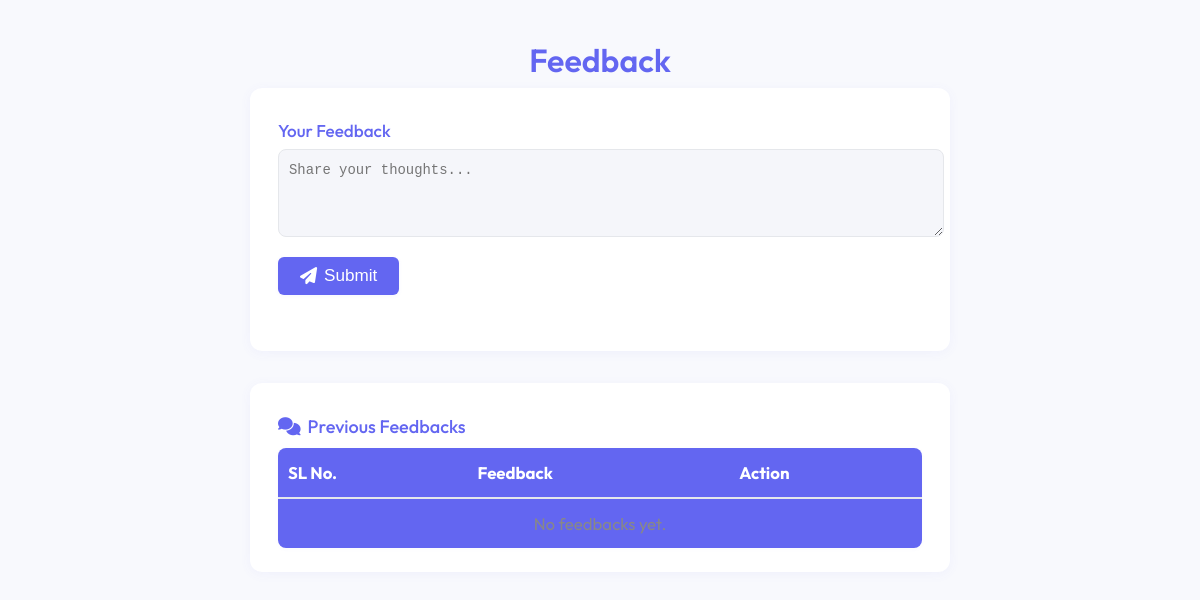
Page /User/feedback/ on the earlier database version.
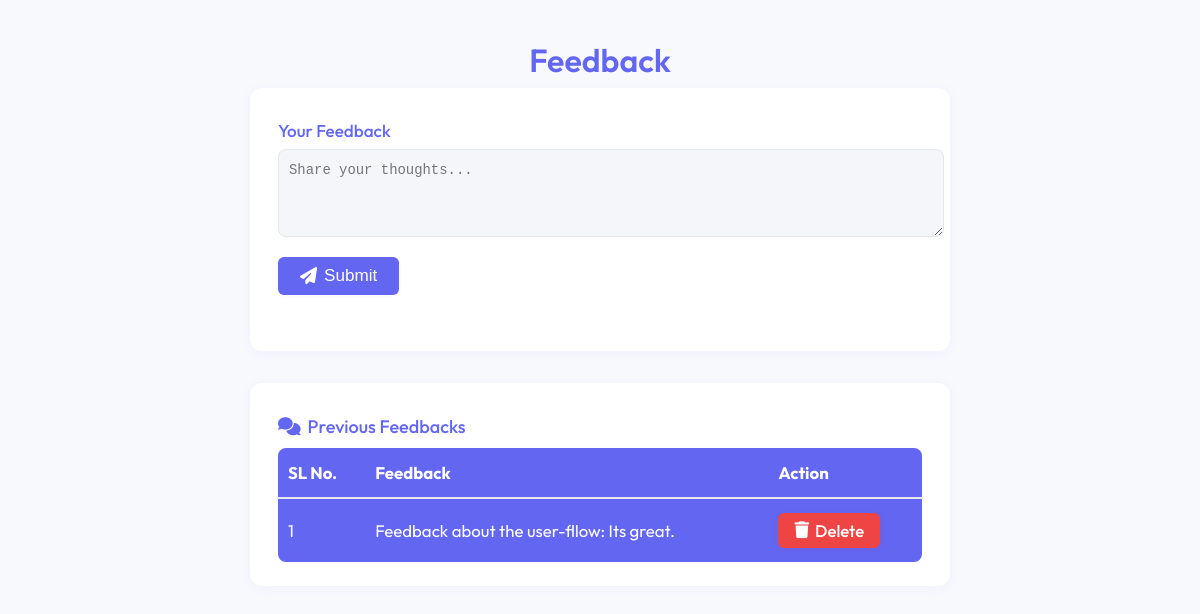
Same page on the later database version.
### User/models.py (models this page shows)
class tbl_feedback(models.Model):
    feedback_content=models.CharField(max_length=1000)
    feedback_date=models.DateField(auto_now_add=True)
    user_id=models.ForeignKey(tbl_user, on_delete=models.CASCADE)

### User/views.py (the view)
# urls.py: path('feedback/', views.Feedback, name='feedback'),
def Feedback(request):
    fb=tbl_feedback.objects.all()
    if request.method=="POST":
        content=request.POST.get("txt_feedback")
        tbl_feedback.objects.create(feedback_content=content,user_id=tbl_user.objects.get(id=request.session['u_id']))
        return redirect('User:feedback')
    else:
        return render(request,'User/feedback.html',{'feed':fb})

### User/templates/User/feedback.html (shortened to what this page needs)
{% load static %}
<!DOCTYPE html>
<html lang="en">
<head>
    <link rel="stylesheet" href="https://cdnjs.cloudflare.com/ajax/libs/font-awesome/6.4.0/css/all.min.css">
</head>
<body>
    <div class="container">
        <h1 style="margin-bottom: 8px;">Feedback</h1>
        <div class="card feedback-card">
            <form method="POST">
                <label for="txt_feedback" class="feedback-label">Your Feedback</label>
                <textarea name="txt_feedback" id="txt_feedback" placeholder="Share your thoughts..." required></textarea>
                <button type="submit" class="btn submit-btn"><i class="fa fa-paper-plane"></i> Submit</button>
            </form>
        </div>
        <div class="card previous-feedbacks-card">
            <div class="subtitle"><i class="fa fa-comments"></i> Previous Feedbacks</div>
            <table class="feedback-table">
                <thead>
                    <tr>
                        <th>SL No.</th>
                        <th>Feedback</th>
                        <th>Action</th>
                    </tr>
                </thead>
                <tbody>
                    {% for i in feed %}
                    <tr>
                        <td>{{ forloop.counter }}</td>
                        <td>{{ i.feedback_content }}</td>
                        <td><a href="{% url 'User:deleteFeedback' i.id  %}" class="delete-link"><i class="fa fa-trash"></i> Delete</a></td>
                    </tr>
                    {% empty %}
                    <tr>
                        <td colspan="3" style="text-align:center; color: #888;">No feedbacks yet.</td>
                    </tr>
                    {% endfor %}
                </tbody>
            </table>
        </div>
    </div>
</body>
</html>

Differences in the rows shown:
added tbl_feedback: feedback_content "Feedback about the user-fllow: Its great."
Other differences:
text no longer shown: "No feedbacks yet."
